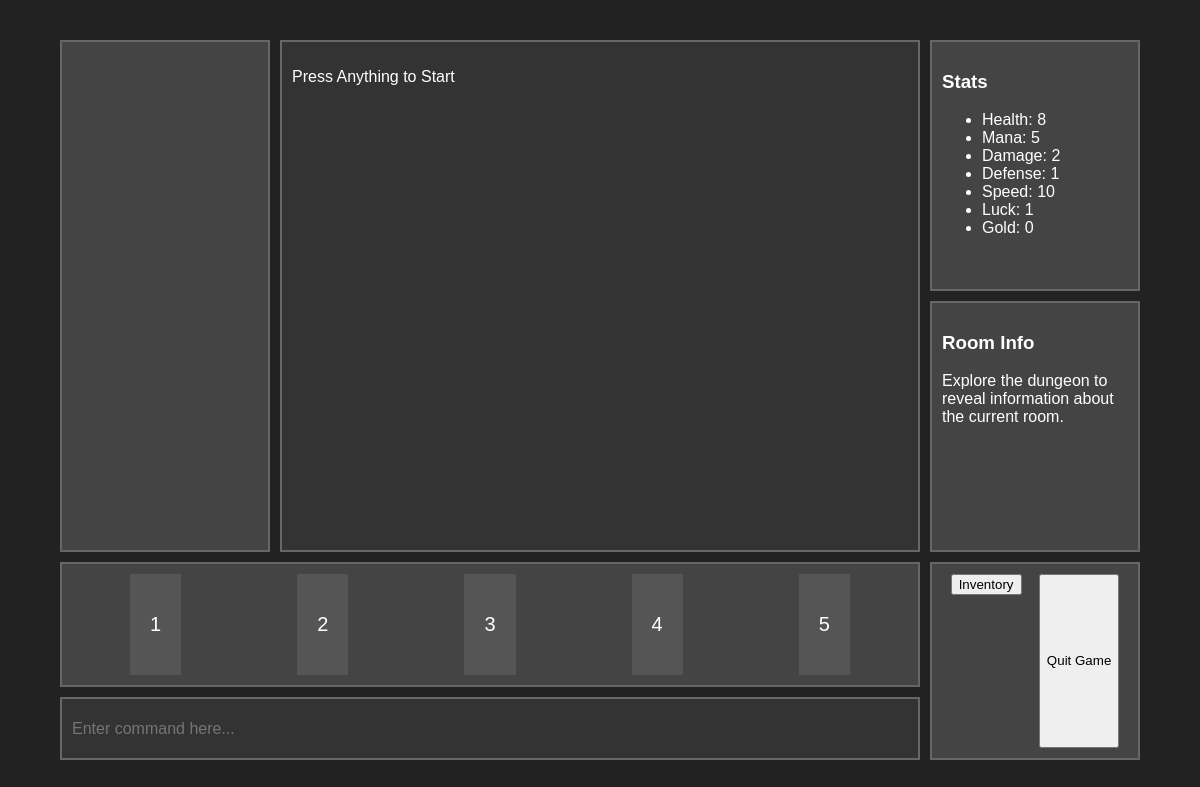
Before: /game/1 with the older database file.
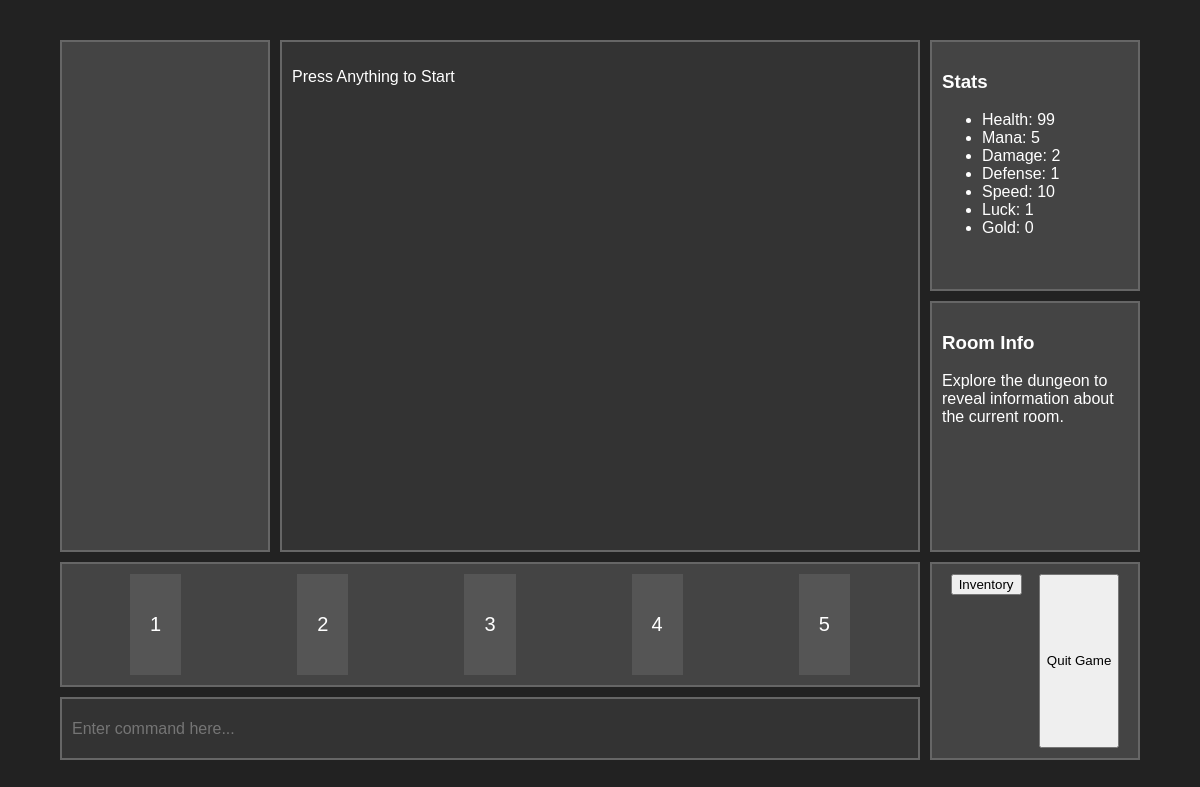
After: the same page with the newer database file.
### models/character.py (models this page shows, shortened)
class Character(db.Model):
    __tablename__ = 'characters'
    skill_point = 2
    id = db.Column(db.Integer, primary_key=True)
    name = db.Column(db.String(50), nullable=False)
    classification = db.Column(db.String(50))
    level = db.Column(db.Integer)
    experience = db.Column(db.Integer)
    mexperience = db.Column(db.Integer)
    health = db.Column(db.Integer)
    mhealth = db.Column(db.Integer)
    mana = db.Column(db.Integer)
    mmana = db.Column(db.Integer)
    damage = db.Column(db.Integer)
    defense = db.Column(db.Integer)
    accuracy = db.Column(db.Integer)
    speed = db.Column(db.Integer)
    luck = db.Column(db.Integer)
    dungeon_level = db.Column(db.Integer)
    gold = db.Column(db.Integer)
    inventory = db.relationship('Item', secondary=character_items, backref=db.backref('owners', lazy=True))

### game.py (the view)
@app.route('/game/<int:character_id>', methods=['GET'])
def continue_game(character_id):
    character = db.session.get(Character, character_id)
    session['character_id'] = character.id
    messages = ['Press Anything to Start']
    session['init'] = True
    if character:
        return render_template('main.html', character=character, messages=messages)
    else:
        return redirect(url_for('start_screen'))

### templates/main.html (shortened to what this page needs)
<!DOCTYPE html>
<html lang="en">
<head>
    <link rel="stylesheet" href="{{ url_for('static', filename='main.css') }}">
</head>
<body>
    <div class="container">
        <div class="image-box">
        </div>
        <div class="text-box" id="text-box">
            {% for message in messages %}
                <p>{{ message|safe }}</p>
            {% endfor %}
        </div>
        <div class="stats-box">
            <h3>Stats</h3>
            <ul>
                <li>Health: {{ character.health }}</li>
                <li>Mana: {{ character.mana }}</li>
                <li>Damage: {{ character.damage }}</li>
                <li>Defense: {{ character.defense }}</li>
                <li>Speed: {{ character.speed }}</li>
                <li>Luck: {{ character.luck }}</li>
                <li>Gold: {{ character.gold }}</li>
            </ul>
        </div>
        <div class="info-box" id="info-box">
            <h3>Room Info</h3>
            <p>Explore the dungeon to reveal information about the current room.</p>
        </div>
        <div class="action-box">
            <button onclick="sendInput('1')">1</button>
            <button onclick="sendInput('2')">2</button>
            <button onclick="sendInput('3')">3</button>
            <button onclick="sendInput('4')">4</button>
            <button onclick="sendInput('5')">5</button>
        </div>
        <div class="menu-box">
            <form action="/inventory/characters.id" method="POST">
                <button type="submit" id="inventory-btn" class="action-btn">Inventory</button>
            </form>
            <button onclick="quitGame()">Quit Game</button>
        </div>
        <div class="input-box">
            <form action="/main" method="POST" id="input-form">
                <input type="text"
                       id="command-input"
                       name="command"
                       style="width: 80%; height: 100%; color: white; background-color: #333;"
                       placeholder="Enter command here..."
                       autocomplete="off"
                       onkeydown="handleInput(event)">
            </form>
        </div>
    </div>
</body>
</html>

### static/main.css (style rules this page uses)
body { font-family: Arial, sans-serif; margin: 0; padding: 0; display: flex; justify-content: center; align-items: center; height: 100vh; background-color: #222; color: #ffffff; }
.container { display: grid; grid-template-areas: "image-box text-box text-box stats-box" "image-box text-box text-box info-box" "action-box action-box action-box menu-box" "input-box input-box input-box menu-box"; grid-template-columns: 2fr 3fr 3fr 2fr; grid-template-rows: 2fr 2fr 1fr 0.5fr; gap: 10px; width: 90%; height: 90%; }
.image-box { grid-area: image-box; background-color: #444; padding: 10px; border: 2px solid #666; overflow-y: auto; }
.info-box { grid-area: info-box; background-color: #444; padding: 10px; border: 2px solid #666; overflow-y: auto; }
.text-box { grid-area: text-box; background-color: #333; padding: 10px; border: 2px solid #666; overflow-y: auto; }
.stats-box { grid-area: stats-box; background-color: #444; padding: 10px; border: 2px solid #666; overflow-y: auto; }
.input-box { grid-area: input-box; background-color: #333; display: flex; align-items: center; justify-content: center; border: 2px solid #666; padding: 0; }
.input-box form { width: 100%; height: 100%; }
.input-box input[type="text"] { width: 100%; height: 100%; font-size: 16px; padding: 0 10px; border: none; outline: none; }
.action-box { grid-area: action-box; background-color: #444; padding: 10px; border: 2px solid #666; display: flex; justify-content: space-around; }
.action-box button { background-color: #555; color: white; font-size: 20px; border: none; padding: 10px 20px; cursor: pointer; transition: 0.3s; }
.menu-box { grid-area: menu-box; background-color: #444; padding: 10px; border: 2px solid #666; display: flex; justify-content: space-around; }

Changed rows visible on the page:
changed Character: health "8" → "99"
